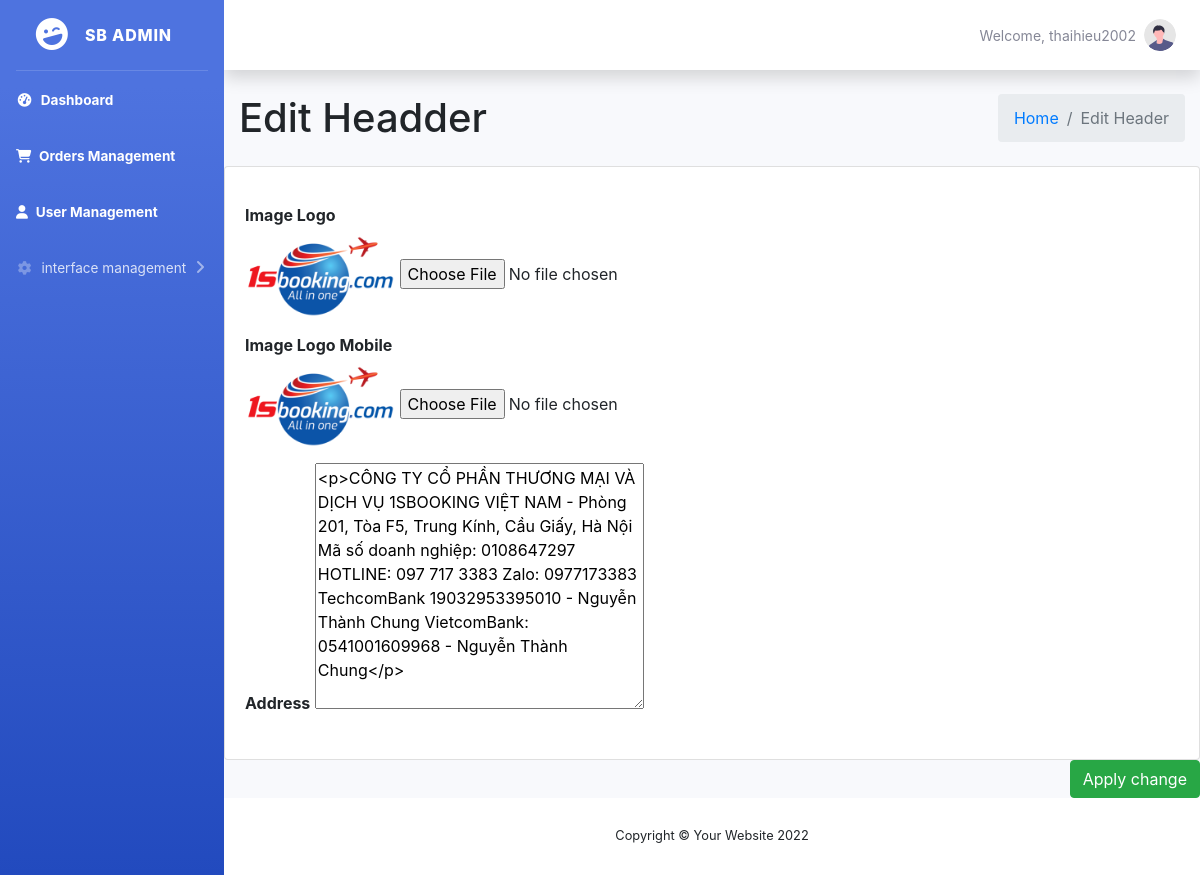
The page /views/editHeader.php?id=1 (signed in) on the database its author committed.
### tables this page shows
CREATE TABLE IF NOT EXISTS `header` (
  `id` int(11) NOT NULL AUTO_INCREMENT,
  `image_logo` varchar(500) DEFAULT NULL,
  `logo_mb` varchar(500) DEFAULT NULL,
  `menu` varchar(100) DEFAULT NULL,
  `move` varchar(100) DEFAULT NULL,
  `address` text,
  PRIMARY KEY (`id`)
);

### models/db.php (called while the page is built)
<?php
class Db
{
	public static $connection;
    public function __construct()
    {
    if (!self::$connection) {
    self::$connection = new mysqli(DB_HOST, DB_USER, DB_PASSWORD, DB_NAME,PORT);
    self::$connection->set_charset(DB_CHARSET);
    }
    return self::$connection;
    }
}

### models/header.php (called while the page is built, shortened)
<?php
class Header extends Db
{
    public function getLogoById($id)
    {
        $sql = self::$connection->prepare("SELECT * FROM `header` WHERE id = " . $id);
        $sql->execute();
        $item = $sql->get_result()->fetch_all(MYSQLI_ASSOC);
        return $item;
    }
}

### views/editHeader.php (the view, shortened to what this page needs)
<?php
include "header.php";
?>
<body class="hold-transition sidebar-mini">
    <div class="wrapper">
        <div class="content-wrapper">
            <section class="content-header">
                <div class="container-fluid">
                    <div class="row mb-2">
                        <div class="col-sm-6">
                            <h1>Edit Headder</h1>
                        </div>
                        <div class="col-sm-6">
                            <ol class="breadcrumb float-sm-right">
                                <li class="breadcrumb-item"><a href="index.php">Home</a></li>
                                <li class="breadcrumb-item active">Edit Header</li>
                            </ol>
                        </div>
                    </div>
                </div>
            </section>
            <section class="content">
                <form action="../controllers/header/editHD.php" method="post" enctype="multipart/form-data">
                    <div class="row">
                        <div class="col-md-12">
                            <?php $getLogoById = $header->getLogoById($_GET['id']);
                            foreach ($getLogoById as $values) : ?>
                                <div class="card card-primary">
                                    <div class="card-body">
                                        <div class="form-group">
                                            <label for="inputName"><b>Image Logo</b></label>
                                            <br>
                                            <img style="width:150px;" src="../public/image/<?php echo $values['image_logo'] ?>" alt="">
                                            <input type="file" name="image1" id="fileToUpload">
                                        </div>
                                        <div class="form-group">
                                            <label for="inputName"><b>Image Logo Mobile</b></label>
                                            <br>
                                            <img style="width:150px;" src="../public/image/<?php echo $values['logo_mb'] ?>" alt="">
                                            <input type="file" name="image2" id="fileToUpload1">
                                        </div>
                                        <div class="form-group">
                                            <label for="inputName"><b>Address</b></label>
                                            <textarea name="address" id="summernote" cols="30" rows="10"><?php echo $values['address'] ?></textarea>
                                        </div>
                                    </div>
                                </div>
                            <?php endforeach; ?>
                        </div>
                    </div>
                    <div class="row">
                        <div class="col-12">
                            <input type="submit" name="submit" value="Apply change" class="btn btn-success float-right">
                        </div>
                    </div>
                </form>
            </section>
        </div>
        <?php include "footer.php"; ?>

### rows shown on the page
header: image_logo (picture), logo_mb (picture), address "<p>CÔNG TY CỔ PHẦN THƯƠNG MẠI VÀ DỊCH VỤ 1SBOOKING VIỆT NAM - Phòng 201, Tòa F5, Trung Kính, Cầu Giấy, Hà Nội Mã số doanh nghiệp: 0108647297 HOTLINE: 097 717 3383 Zalo: 0977173383 TechcomBank 19032953395010 - Nguyễn Thành Chung VietcomBank: 0541001609968 - Nguyễn Thành Chung</p>"

### other values the page prints
$_SESSION['user'] "thaihieu2002"
